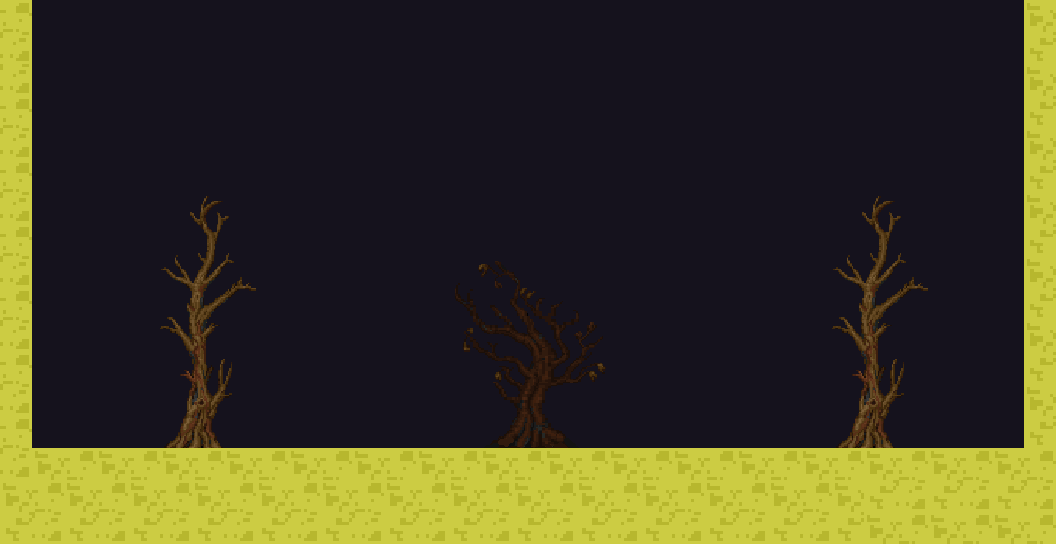

This game map was drawn from its Tiled (.tmx) file and the tilesets committed beside it. A one-line description and the full map source follow:
An orthogonal 33x17 tile map with 32x32 px tiles, 2 tile layers (Graphics, Deco), 2 tilesets and 5 objects.

<map version="1.4" tiledversion="1.4.1" orientation="orthogonal" renderorder="right-down" width="33" height="17" tilewidth="32" tileheight="32" infinite="0" nextlayerid="11" nextobjectid="6">
 <tileset firstgid="1" name="bloques" tilewidth="32" tileheight="32" tilecount="576" columns="64">
  <image source="bloques.png" width="2048" height="296" />
 </tileset>
 <tileset firstgid="577" name="plantas" tilewidth="32" tileheight="32" tilecount="1024" columns="32">
  <image source="plantas.png" width="1024" height="1024" />
 </tileset>
 <layer id="1" name="Graphics" width="33" height="17">
  <data encoding="csv">
8,10,9,10,9,10,9,10,9,10,9,10,9,10,9,10,9,10,9,10,9,10,9,10,9,10,9,10,9,10,9,10,7,
72,74,73,74,73,74,73,74,73,74,73,74,73,74,73,74,73,74,73,74,73,74,73,74,73,74,73,74,73,74,73,74,71,
72,10,9,10,9,10,9,10,9,10,9,10,9,10,9,10,9,10,9,10,9,10,9,10,9,10,9,10,9,10,9,10,7,
8,74,73,74,73,74,73,74,73,74,73,74,73,74,73,74,73,74,73,74,73,74,73,74,73,74,73,74,73,74,73,74,71,
72,10,9,10,9,10,9,10,9,10,9,10,9,10,9,10,9,10,9,10,9,10,9,10,9,10,9,10,9,10,9,10,7,
8,74,73,74,73,74,73,74,73,74,73,74,73,74,73,74,73,74,73,74,73,74,73,74,73,74,73,74,73,74,73,74,71,
72,10,9,10,9,10,9,10,9,10,9,10,9,10,9,10,9,10,9,10,9,10,9,10,9,10,9,10,9,10,9,10,7,
8,74,73,74,73,74,73,74,73,74,73,74,73,74,73,74,73,74,73,74,73,74,73,74,73,74,73,74,73,74,73,74,71,
72,10,9,10,9,10,9,10,9,10,9,10,9,10,9,10,9,10,9,10,9,10,9,10,9,10,9,10,9,10,9,10,7,
8,74,73,74,73,74,73,74,73,74,73,74,73,74,73,74,73,74,73,74,73,74,73,74,73,74,73,74,73,74,73,74,71,
72,10,9,10,9,10,9,10,9,10,9,10,9,10,9,10,9,10,9,10,9,10,9,10,9,10,9,10,9,10,9,10,7,
8,74,73,74,73,74,73,74,73,74,73,74,73,74,73,74,73,74,73,74,73,74,73,74,73,74,73,74,73,74,73,74,71,
72,10,9,10,9,10,9,10,9,10,9,10,9,10,9,10,9,10,9,10,9,10,9,10,9,10,9,10,9,10,9,10,7,
8,74,73,74,73,74,73,74,73,74,73,74,73,74,73,74,73,74,73,74,73,74,73,74,73,74,73,74,73,74,73,74,71,
72,7,8,7,8,7,8,7,8,7,8,7,8,7,8,7,8,7,8,7,8,7,8,7,8,7,8,7,8,7,8,7,8,
7,8,7,8,7,8,7,8,7,8,7,8,7,8,7,8,7,8,7,8,7,8,7,8,7,8,7,71,72,71,72,71,72,
71,72,71,72,71,72,71,72,71,72,71,72,71,72,71,72,71,72,71,72,71,72,71,72,71,72,71,7,8,7,8,7,8
</data>
 </layer>
 <layer id="3" name="Deco" width="33" height="17">
  <data encoding="csv">
0,0,0,0,0,0,0,0,0,0,0,0,0,0,0,0,0,0,0,0,0,0,0,0,0,0,0,0,0,0,0,0,0,
0,0,0,0,0,0,0,0,0,0,0,0,0,0,0,0,0,0,0,0,0,0,0,0,0,0,0,0,0,0,0,0,0,
0,0,0,0,0,0,0,0,0,0,0,0,0,0,0,0,0,0,0,0,0,0,0,0,0,0,0,0,0,0,0,0,0,
0,0,0,0,0,0,0,0,0,0,0,0,0,0,0,0,0,0,0,0,0,0,0,0,0,0,0,0,0,0,0,0,0,
0,0,0,0,0,0,0,0,0,0,0,0,0,0,0,0,0,0,0,0,0,0,0,0,0,0,0,0,0,0,0,0,0,
0,0,0,0,0,0,0,0,0,0,0,0,0,0,0,0,0,0,0,0,0,0,0,0,0,0,0,0,0,0,0,0,0,
0,0,0,0,0,782,783,784,0,0,0,0,0,0,0,0,0,0,0,0,0,0,0,0,0,0,782,783,784,0,0,0,0,
0,0,0,0,0,814,815,816,0,0,0,0,0,0,0,0,0,0,0,0,0,0,0,0,0,0,814,815,816,0,0,0,0,
0,0,0,0,0,846,847,848,0,0,0,0,0,0,577,578,579,580,581,0,0,0,0,0,0,0,846,847,848,0,0,0,0,
0,0,0,0,0,878,879,880,0,0,0,0,0,0,609,610,611,612,613,0,0,0,0,0,0,0,878,879,880,0,0,0,0,
0,0,0,0,0,910,911,912,0,0,0,0,0,0,641,642,643,644,645,0,0,0,0,0,0,0,910,911,912,0,0,0,0,
0,0,0,0,0,942,943,944,0,0,0,0,0,0,673,674,675,676,677,0,0,0,0,0,0,0,942,943,944,0,0,0,0,
0,0,0,0,0,974,975,976,0,0,0,0,0,0,705,706,707,708,709,0,0,0,0,0,0,0,974,975,976,0,0,0,0,
0,0,0,0,0,1006,1007,1008,0,0,0,0,0,0,737,738,739,740,741,0,0,0,0,0,0,0,1006,1007,1008,0,0,0,0,
0,0,0,0,0,0,0,0,0,0,0,0,0,0,0,0,0,0,0,0,0,0,0,0,0,0,0,0,0,0,0,0,0,
0,0,0,0,0,0,0,0,0,0,0,0,0,0,0,0,0,0,0,0,0,0,0,0,0,0,0,0,0,0,0,0,0,
0,0,0,0,0,0,0,0,0,0,0,0,0,0,0,0,0,0,0,0,0,0,0,0,0,0,0,0,0,0,0,0,0
</data>
 </layer>
 <objectgroup id="2" name="Ground [2]">
  <object id="1" x="0" y="448.004" width="1055.92" height="95.9999" />
  <object id="2" x="1023.99" y="0.057971" width="32.0078" height="447.939" />
  <object id="3" x="-1.77636e-15" y="-0.123847" width="32" height="448.119" />
 </objectgroup>
 <objectgroup id="4" name="Little Mob [3]" />
 <objectgroup id="5" name="Big Mob [4]" />
 <objectgroup id="6" name="Tree [5]" />
 <objectgroup id="7" name="Bush [6]" />
 <objectgroup id="8" name="Monster [7]" />
 <objectgroup id="9" name="Villager [8]">
  <object id="5" x="800.125" y="415.875" width="31.875" height="32" />
 </objectgroup>
 <objectgroup id="10" name="Player [9]">
  <object id="4" x="192" y="416" width="32.0217" height="31.9565" />
 </objectgroup>
</map>
